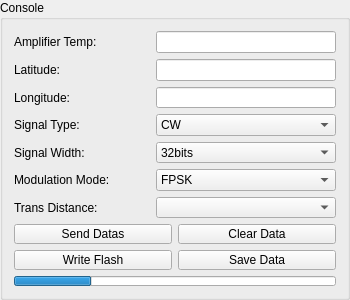
       <widget class="QGroupBox" name="groupBox_2">
        <property name="minimumSize">
         <size>
          <width>350</width>
          <height>300</height>
         </size>
        </property>
        <property name="maximumSize">
         <size>
          <width>350</width>
          <height>300</height>
         </size>
        </property>
        <property name="title">
         <string>Console</string>
        </property>
        <layout class="QVBoxLayout" name="verticalLayout_3">
         <item>
          <layout class="QHBoxLayout" name="horizontalLayout_20">
           <item>
            <widget class="QLabel" name="label_16">
             <property name="text">
              <string>Amplifier Temp:</string>
             </property>
            </widget>
           </item>
           <item>
            <widget class="QLineEdit" name="lineEdit_data_disp_2">
             <property name="minimumSize">
              <size>
               <width>180</width>
               <height>0</height>
              </size>
             </property>
             <property name="maximumSize">
              <size>
               <width>180</width>
               <height>16777215</height>
              </size>
             </property>
             <property name="readOnly">
              <bool>true</bool>
             </property>
            </widget>
           </item>
          </layout>
         </item>
         <item>
          <layout class="QHBoxLayout" name="horizontalLayout_21">
           <item>
            <widget class="QLabel" name="label_17">
             <property name="text">
              <string>Latitude:</string>
             </property>
            </widget>
           </item>
           <item>
            <widget class="QLineEdit" name="lineEdit_data_sample_rate_3">
             <property name="minimumSize">
              <size>
               <width>180</width>
               <height>0</height>
              </size>
             </property>
             <property name="maximumSize">
              <size>
               <width>180</width>
               <height>16777215</height>
              </size>
             </property>
             <property name="readOnly">
              <bool>false</bool>
             </property>
            </widget>
           </item>
          </layout>
         </item>
         <item>
          <layout class="QHBoxLayout" name="horizontalLayout_22">
           <item>
            <widget class="QLabel" name="label_18">
             <property name="text">
              <string>Longitude:</string>
             </property>
            </widget>
           </item>
           <item>
            <widget class="QLineEdit" name="lineEdit_data_sample_rate_4">
             <property name="minimumSize">
              <size>
               <width>180</width>
               <height>0</height>
              </size>
             </property>
             <property name="maximumSize">
              <size>
               <width>180</width>
               <height>16777215</height>
              </size>
             </property>
             <property name="readOnly">
              <bool>false</bool>
             </property>
            </widget>
           </item>
          </layout>
         </item>
         <item>
          <layout class="QHBoxLayout" name="horizontalLayout_23">
           <item>
            <widget class="QLabel" name="label_19">
             <property name="text">
              <string>Signal Type:</string>
             </property>
            </widget>
           </item>
           <item>
            <widget class="QComboBox" name="comboBox_data_signal_type_2">
             <property name="minimumSize">
              <size>
               <width>180</width>
               <height>0</height>
              </size>
             </property>
             <property name="maximumSize">
              <size>
               <width>180</width>
               <height>16777215</height>
              </size>
             </property>
             <item>
              <property name="text">
               <string>CW</string>
              </property>
             </item>
             <item>
              <property name="text">
               <string>Chu</string>
              </property>
             </item>
            </widget>
           </item>
          </layout>
         </item>
         <item>
          <layout class="QHBoxLayout" name="horizontalLayout_24">
           <item>
            <widget class="QLabel" name="label_20">
             <property name="text">
              <string>Signal Width:</string>
             </property>
            </widget>
           </item>
           <item>
            <widget class="QComboBox" name="comboBox_data_signal_width_2">
             <property name="minimumSize">
              <size>
               <width>180</width>
               <height>0</height>
              </size>
             </property>
             <property name="maximumSize">
              <size>
               <width>180</width>
               <height>16777215</height>
              </size>
             </property>
             <item>
              <property name="text">
               <string>32bits</string>
              </property>
             </item>
             <item>
              <property name="text">
               <string>64bits</string>
              </property>
             </item>
            </widget>
           </item>
          </layout>
         </item>
         <item>
          <layout class="QHBoxLayout" name="horizontalLayout_25">
           <item>
            <widget class="QLabel" name="label_21">
             <property name="text">
              <string>Modulation Mode:</string>
             </property>
            </widget>
           </item>
           <item>
            <widget class="QComboBox" name="comboBox_data_m_mode_2">
             <property name="minimumSize">
              <size>
               <width>180</width>
               <height>0</height>
              </size>
             </property>
             <property name="maximumSize">
              <size>
               <width>180</width>
               <height>16777215</height>
              </size>
             </property>
             <item>
              <property name="text">
               <string>FPSK</string>
              </property>
             </item>
             <item>
              <property name="text">
               <string>QPSK</string>
              </property>
             </item>
             <item>
              <property name="text">
               <string>BPSK</string>
              </property>
             </item>
            </widget>
           </item>
          </layout>
         </item>
         <item>
          <layout class="QHBoxLayout" name="horizontalLayout_26">
           <item>
            <widget class="QLabel" name="label_22">
             <property name="text">
              <string>Trans Distance:</string>
             </property>
            </widget>
           </item>
           <item>
            <widget class="QComboBox" name="comboBox_data_trans_distance_2">
             <property name="minimumSize">
              <size>
               <width>180</width>
               <height>0</height>
              </size>
             </property>
             <property name="maximumSize">
              <size>
               <width>180</width>
               <height>16777215</height>
              </size>
             </property>
            </widget>
           </item>
          </layout>
         </item>
         <item>
          <layout class="QHBoxLayout" name="horizontalLayout_27">
           <item>
            <widget class="QPushButton" name="pushButton_load_data_3">
             <property name="minimumSize">
              <size>
               <width>0</width>
               <height>20</height>
              </size>
             </property>
             <property name="maximumSize">
              <size>
               <width>16777215</width>
               <height>20</height>
              </size>
             </property>
             <property name="text">
              <string>Send Datas</string>
             </property>
            </widget>
           </item>
           <item>
            <widget class="QPushButton" name="pushButton_clear_data_2">
             <property name="minimumSize">
              <size>
               <width>0</width>
               <height>20</height>
              </size>
             </property>
             <property name="maximumSize">
              <size>
               <width>16777215</width>
               <height>20</height>
              </size>
             </property>
             <property name="text">
              <string>Clear Data</string>
             </property>
            </widget>
           </item>
          </layout>
         </item>
         <item>
          <layout class="QHBoxLayout" name="horizontalLayout_28">
           <item>
            <widget class="QPushButton" name="pushButton_write_flash_2">
             <property name="minimumSize">
              <size>
               <width>0</width>
               <height>20</height>
              </size>
             </property>
             <property name="maximumSize">
              <size>
               <width>16777215</width>
               <height>20</height>
              </size>
             </property>
             <property name="text">
              <string>Write Flash</string>
             </property>
            </widget>
           </item>
           <item>
            <widget class="QPushButton" name="pushButton_load_data_4">
             <property name="minimumSize">
              <size>
               <width>0</width>
               <height>20</height>
              </size>
             </property>
             <property name="maximumSize">
              <size>
               <width>16777215</width>
               <height>20</height>
              </size>
             </property>
             <property name="text">
              <string>Save Data</string>
             </property>
            </widget>
           </item>
          </layout>
         </item>
         <item>
          <widget class="QProgressBar" name="progressBar_flash_zone">
           <property name="minimumSize">
            <size>
             <width>0</width>
             <height>10</height>
            </size>
           </property>
           <property name="maximumSize">
            <size>
             <width>16777215</width>
             <height>10</height>
            </size>
           </property>
           <property name="styleSheet">
            <string notr="true"/>
           </property>
           <property name="value">
            <number>24</number>
           </property>
           <property name="textVisible">
            <bool>false</bool>
           </property>
          </widget>
         </item>
        </layout>
       </widget>
